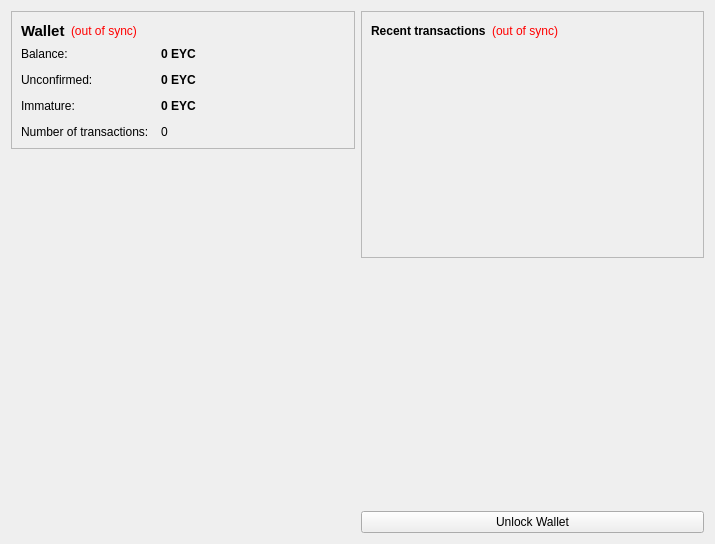
<?xml version="1.0" encoding="UTF-8"?>
<ui version="4.0">
 <class>OverviewPage</class>
 <widget class="QWidget" name="OverviewPage">
  <property name="geometry">
   <rect>
    <x>0</x>
    <y>0</y>
    <width>715</width>
    <height>544</height>
   </rect>
  </property>
  <property name="windowTitle">
   <string>Form</string>
  </property>
  <layout class="QHBoxLayout" name="horizontalLayout" stretch="1,1">
   <item>
    <layout class="QVBoxLayout" name="verticalLayout_2">
     <item>
      <widget class="QFrame" name="frame">
       <property name="frameShape">
        <enum>QFrame::StyledPanel</enum>
       </property>
       <property name="frameShadow">
        <enum>QFrame::Raised</enum>
       </property>
       <layout class="QVBoxLayout" name="verticalLayout_4">
        <item>
         <layout class="QHBoxLayout" name="horizontalLayout_4">
          <item>
           <widget class="QLabel" name="label_5">
            <property name="font">
             <font>
              <pointsize>11</pointsize>
              <weight>75</weight>
              <bold>true</bold>
             </font>
            </property>
            <property name="text">
             <string>Wallet</string>
            </property>
           </widget>
          </item>
          <item>
           <widget class="QLabel" name="labelWalletStatus">
            <property name="toolTip">
             <string>The displayed information may be out of date. Your wallet automatically synchronizes with the CambridgeDukecoin network after a connection is established, but this process has not completed yet.</string>
            </property>
            <property name="styleSheet">
             <string notr="true">QLabel { color: red; }</string>
            </property>
            <property name="text">
             <string notr="true">(out of sync)</string>
            </property>
            <property name="alignment">
             <set>Qt::AlignLeading|Qt::AlignLeft|Qt::AlignVCenter</set>
            </property>
           </widget>
          </item>
          <item>
           <spacer name="horizontalSpacer_2">
            <property name="orientation">
             <enum>Qt::Horizontal</enum>
            </property>
            <property name="sizeHint" stdset="0">
             <size>
              <width>40</width>
              <height>20</height>
             </size>
            </property>
           </spacer>
          </item>
         </layout>
        </item>
        <item>
         <layout class="QFormLayout" name="formLayout_2">
          <property name="fieldGrowthPolicy">
           <enum>QFormLayout::AllNonFixedFieldsGrow</enum>
          </property>
          <property name="horizontalSpacing">
           <number>12</number>
          </property>
          <property name="verticalSpacing">
           <number>12</number>
          </property>
          <item row="0" column="0">
           <widget class="QLabel" name="label">
            <property name="text">
             <string>Balance:</string>
            </property>
           </widget>
          </item>
          <item row="0" column="1">
           <widget class="QLabel" name="labelBalance">
            <property name="font">
             <font>
              <weight>75</weight>
              <bold>true</bold>
             </font>
            </property>
            <property name="cursor">
             <cursorShape>IBeamCursor</cursorShape>
            </property>
            <property name="toolTip">
             <string>Your current balance</string>
            </property>
            <property name="text">
             <string notr="true">0 EYC</string>
            </property>
            <property name="textInteractionFlags">
             <set>Qt::LinksAccessibleByMouse|Qt::TextSelectableByKeyboard|Qt::TextSelectableByMouse</set>
            </property>
           </widget>
          </item>
          <item row="1" column="0">
           <widget class="QLabel" name="label_3">
            <property name="text">
             <string>Unconfirmed:</string>
            </property>
           </widget>
          </item>
          <item row="1" column="1">
           <widget class="QLabel" name="labelUnconfirmed">
            <property name="font">
             <font>
              <weight>75</weight>
              <bold>true</bold>
             </font>
            </property>
            <property name="cursor">
             <cursorShape>IBeamCursor</cursorShape>
            </property>
            <property name="toolTip">
             <string>Total of transactions that have yet to be confirmed, and do not yet count toward the current balance</string>
            </property>
            <property name="text">
             <string notr="true">0 EYC</string>
            </property>
            <property name="textInteractionFlags">
             <set>Qt::LinksAccessibleByMouse|Qt::TextSelectableByKeyboard|Qt::TextSelectableByMouse</set>
            </property>
           </widget>
          </item>
          <item row="2" column="0">
           <widget class="QLabel" name="labelImmatureText">
            <property name="text">
             <string>Immature:</string>
            </property>
           </widget>
          </item>
          <item row="2" column="1">
           <widget class="QLabel" name="labelImmature">
            <property name="font">
             <font>
              <weight>75</weight>
              <bold>true</bold>
             </font>
            </property>
            <property name="toolTip">
             <string>Mined balance that has not yet matured</string>
            </property>
            <property name="text">
             <string notr="true">0 EYC</string>
            </property>
            <property name="textInteractionFlags">
             <set>Qt::LinksAccessibleByMouse|Qt::TextSelectableByKeyboard|Qt::TextSelectableByMouse</set>
            </property>
           </widget>
          </item>
          <item row="3" column="0">
           <widget class="QLabel" name="label_2">
            <property name="text">
             <string>Number of transactions:</string>
            </property>
           </widget>
          </item>
          <item row="3" column="1">
           <widget class="QLabel" name="labelNumTransactions">
            <property name="toolTip">
             <string>Total number of transactions in wallet</string>
            </property>
            <property name="text">
             <string notr="true">0</string>
            </property>
           </widget>
          </item>
         </layout>
        </item>
       </layout>
      </widget>
     </item>
     <item>
      <spacer name="verticalSpacer">
       <property name="orientation">
        <enum>Qt::Vertical</enum>
       </property>
       <property name="sizeHint" stdset="0">
        <size>
         <width>20</width>
         <height>40</height>
        </size>
       </property>
      </spacer>
     </item>
     <item>
      <widget class="QLabel" name="label_6">
       <property name="text">
        <string/>
       </property>
       <property name="pixmap">
        <pixmap resource="../bitcoin.qrc">:/images/backg</pixmap>
       </property>
       <property name="scaledContents">
        <bool>false</bool>
       </property>
       <property name="alignment">
        <set>Qt::AlignCenter</set>
       </property>
       <property name="margin">
        <number>-2</number>
       </property>
      </widget>
     </item>
    </layout>
   </item>
   <item>
    <layout class="QVBoxLayout" name="verticalLayout_3">
     <item>
      <widget class="QFrame" name="frame_2">
       <property name="frameShape">
        <enum>QFrame::StyledPanel</enum>
       </property>
       <property name="frameShadow">
        <enum>QFrame::Raised</enum>
       </property>
       <layout class="QVBoxLayout" name="verticalLayout">
        <item>
         <layout class="QHBoxLayout" name="horizontalLayout_2">
          <item>
           <widget class="QLabel" name="label_4">
            <property name="text">
             <string>&lt;b&gt;Recent transactions&lt;/b&gt;</string>
            </property>
           </widget>
          </item>
          <item>
           <widget class="QLabel" name="labelTransactionsStatus">
            <property name="toolTip">
             <string>The displayed information may be out of date. Your wallet automatically synchronizes with the CambridgeDukecoin network after a connection is established, but this process has not completed yet.</string>
            </property>
            <property name="styleSheet">
             <string notr="true">QLabel { color: red; }</string>
            </property>
            <property name="text">
             <string notr="true">(out of sync)</string>
            </property>
            <property name="alignment">
             <set>Qt::AlignRight|Qt::AlignTrailing|Qt::AlignVCenter</set>
            </property>
           </widget>
          </item>
          <item>
           <spacer name="horizontalSpacer">
            <property name="orientation">
             <enum>Qt::Horizontal</enum>
            </property>
            <property name="sizeHint" stdset="0">
             <size>
              <width>40</width>
              <height>20</height>
             </size>
            </property>
           </spacer>
          </item>
         </layout>
        </item>
        <item>
         <widget class="QListView" name="listTransactions">
          <property name="styleSheet">
           <string notr="true">QListView { background: transparent; }</string>
          </property>
          <property name="frameShape">
           <enum>QFrame::NoFrame</enum>
          </property>
          <property name="verticalScrollBarPolicy">
           <enum>Qt::ScrollBarAlwaysOff</enum>
          </property>
          <property name="horizontalScrollBarPolicy">
           <enum>Qt::ScrollBarAlwaysOff</enum>
          </property>
          <property name="selectionMode">
           <enum>QAbstractItemView::NoSelection</enum>
          </property>
         </widget>
        </item>
       </layout>
      </widget>
     </item>
     <item>
      <spacer name="verticalSpacer_2">
       <property name="orientation">
        <enum>Qt::Vertical</enum>
       </property>
       <property name="sizeHint" stdset="0">
        <size>
         <width>20</width>
         <height>40</height>
        </size>
       </property>
      </spacer>
     </item>
     <item>
      <widget class="QPushButton" name="unlockWalletButton">
       <property name="text">
        <string>Unlock Wallet</string>
       </property>
      </widget>
     </item>
    </layout>
   </item>
  </layout>
 </widget>
 <resources>
  <include location="../bitcoin.qrc"/>
 </resources>
 <connections/>
</ui>
